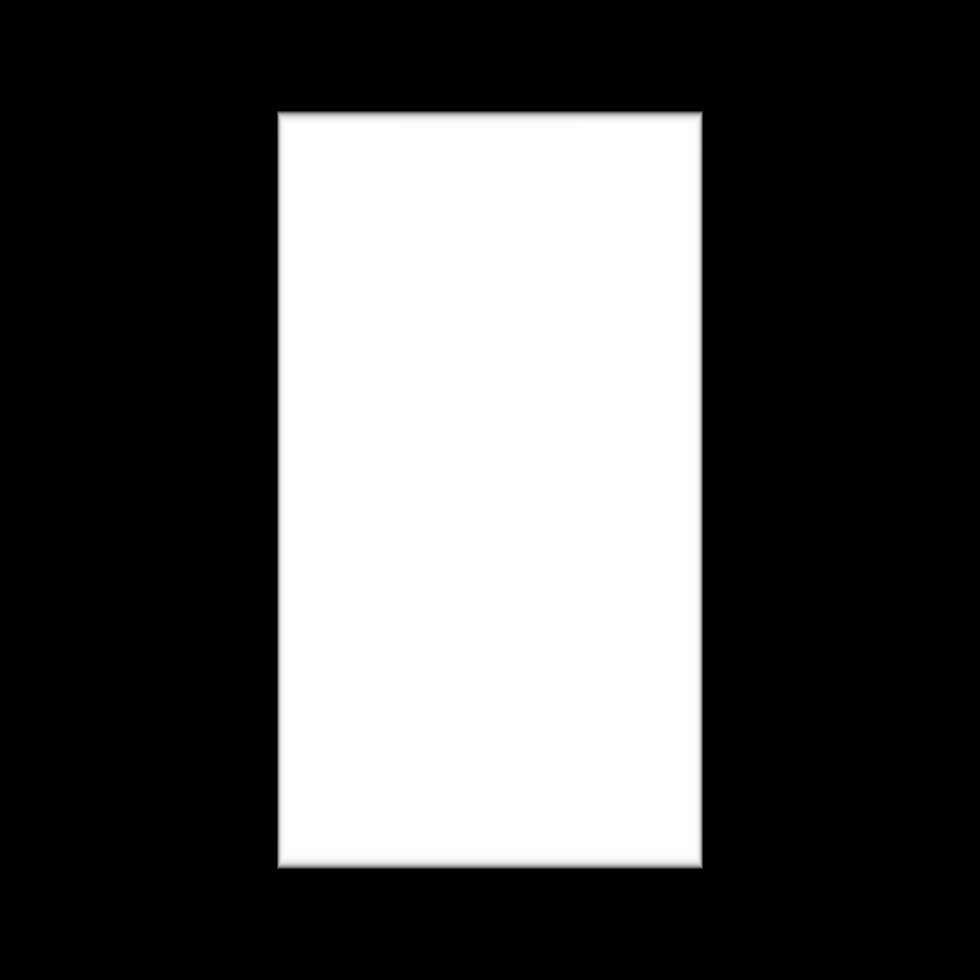
#> input picture renders/ImagingSession1_27keV/glassBlock.png, 980 x 980 px; its folder holds only this picture in this run
$ python image_proccesing.py
#> lines starting #> are read from the running program, lines starting #| are printed output that depends on the picture; long printed decimals are rounded
import numpy as np
import matplotlib.pyplot as plt
import cv2
import os
import imutils

folder = "../renders/ImagingSession1_27keV"

# loop through all images in folder
for image in os.listdir(folder):
    # load image
    img = cv2.imread(folder + "/" + image, 0)
#> img is the input picture: shape (980, 980); min 0, max 254, mean 84.1
    # convert to float and normalize
    img = img.astype(np.float32)
    img /= 255
    # invert image
    img = 1 - img
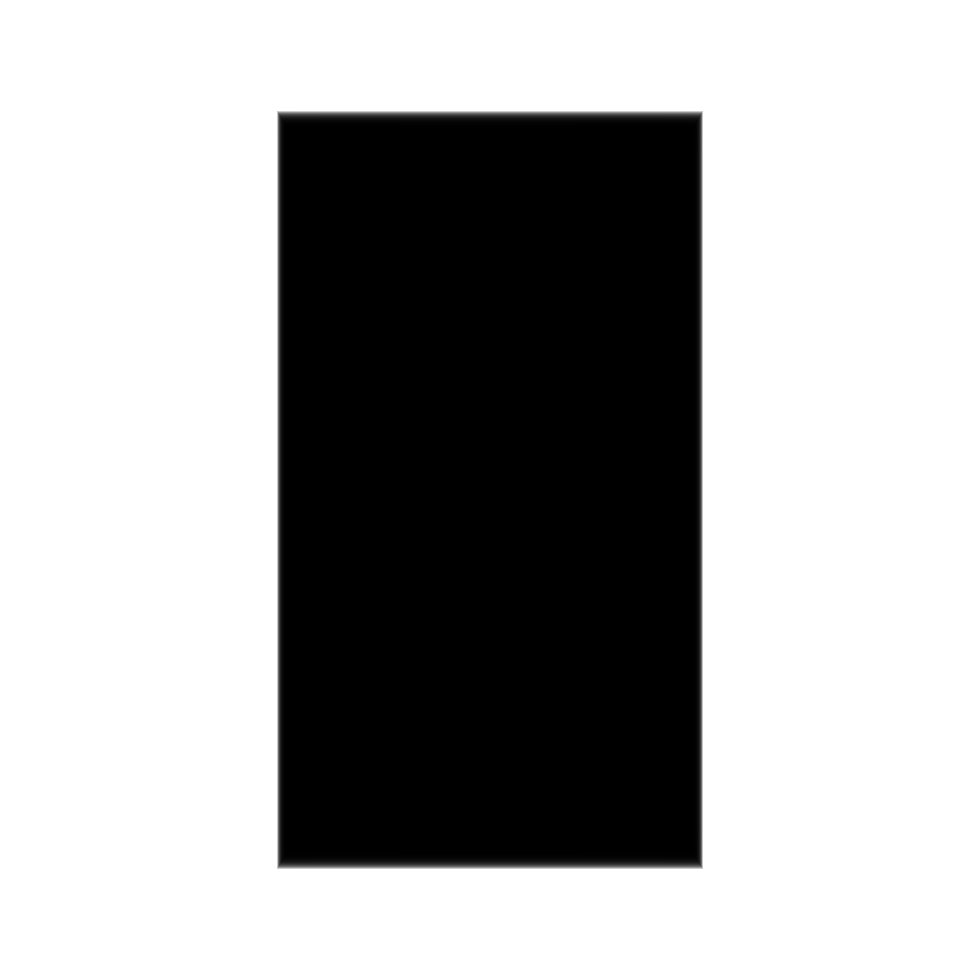
#> img: shape (980, 980) float32; min 0.00392, max 1, mean 0.67
    # convert image to color
    img = cv2.cvtColor(img, cv2.COLOR_GRAY2RGB)
#> img: shape (980, 980, 3) float32
    # get mean pixel value and std dev of square
    square = img[int(img.shape[0]/2 - 50):int(img.shape[0]/2 + 50), int(img.shape[1]/2 - 50):int(img.shape[1]/2 + 50)]
#> square: shape (100, 100, 3) float32; every value is 0.00392
    mean, std = cv2.meanStdDev(square)
#> mean = [0.00392, 0.00392, 0.00392]; std = [0, 0, 0]
    print("Image: " + image + " Mean: " + str(mean[0][0]) + " Std Dev: " + str(std[0][0]))
#| Image: glassBlock.png Mean: 0.003922 Std Dev: 0.0
    # unnormalize image, convert to uint8
    img *= 255
    img = img.astype(np.uint8)
    # draw red square at center of image
    cv2.rectangle(img, (int(img.shape[1] / 2 - 50), int(img.shape[0] / 2 - 50)),
                  (int(img.shape[1] / 2 + 50), int(img.shape[0] / 2 + 50)), (0, 0, 255), 2)
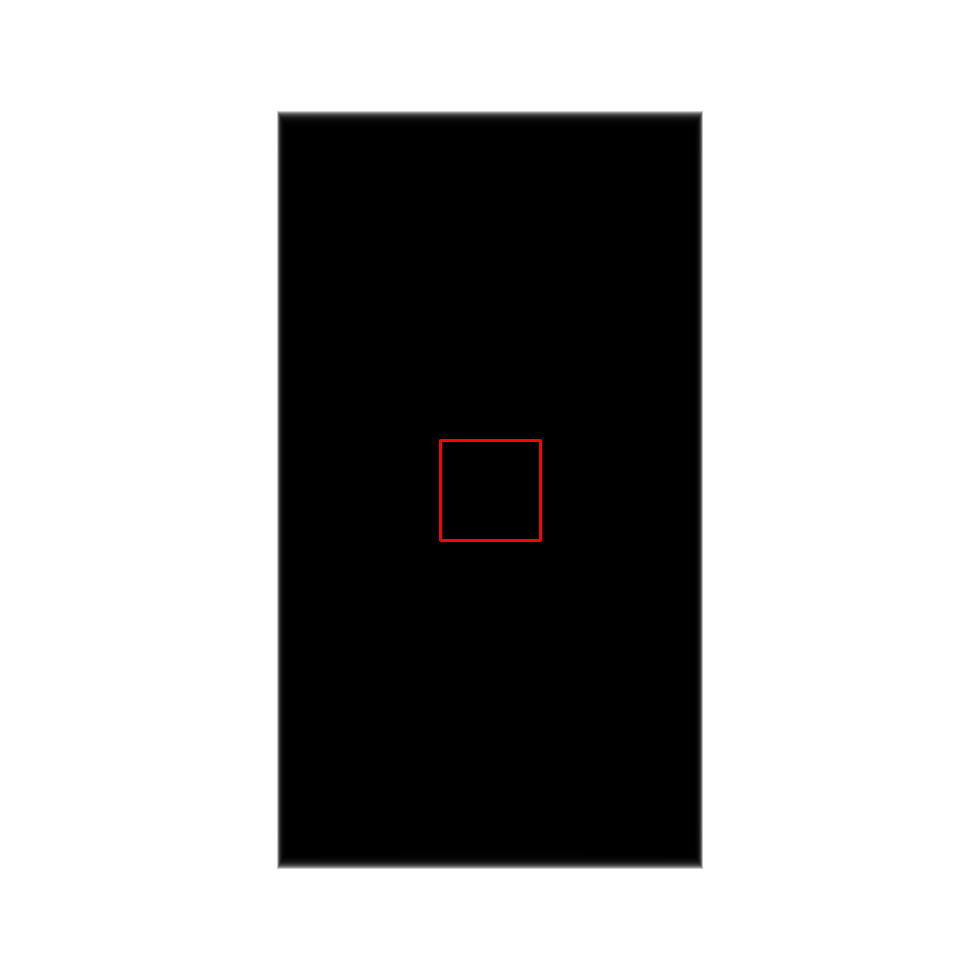
#> img: shape (980, 980, 3); mean B, G, R 170.6, 170.6, 170.9


    cv2.imwrite(folder + "_processed/" + image, img)

$ run again, on renders/ImagingSession1_27keV/plasticContainer.png
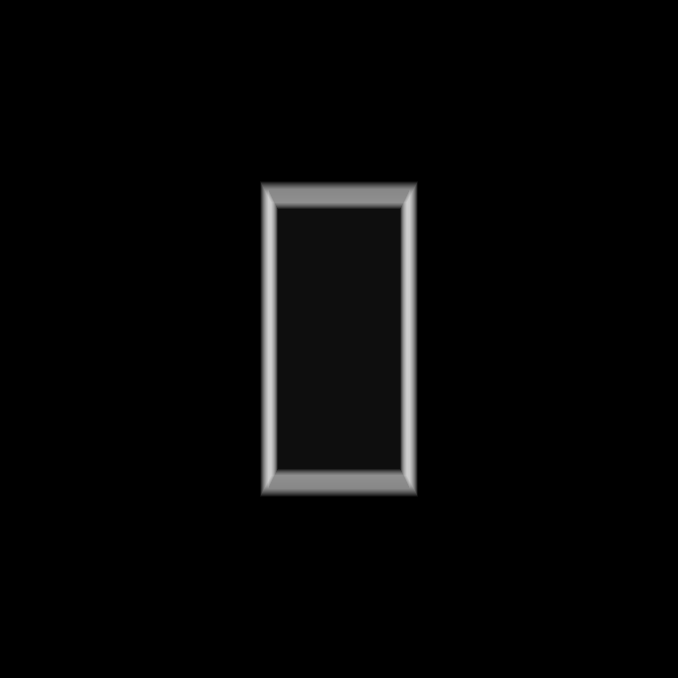
#> input picture renders/ImagingSession1_27keV/plasticContainer.png, 678 x 678 px
#> img is the input picture: shape (678, 678); min 0, max 206, mean 5.9
#> `img = 1 - img`:
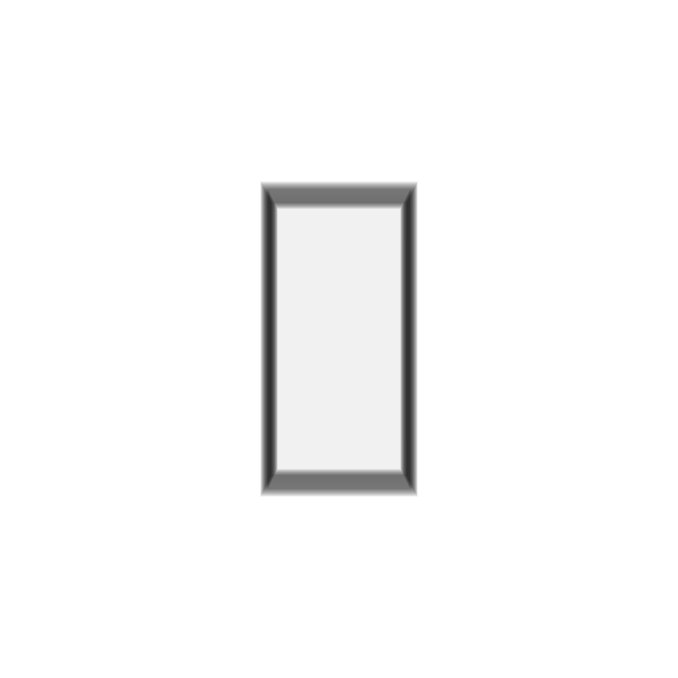
#> img: shape (678, 678) float32; min 0.192, max 1, mean 0.977
#> square: shape (100, 100, 3) float32; every value is 0.945
#> mean = [0.945, 0.945, 0.945]; std = [2.93e-07, 2.93e-07, 2.93e-07]
#| Image: plasticContainer.png Mean: 0.9451 Std Dev: 2.9314034540811183e-07
#> `cv2.rectangle(img, (int(img.shape[1] / 2 - 50), int(img.shape[0] / 2 -..`:
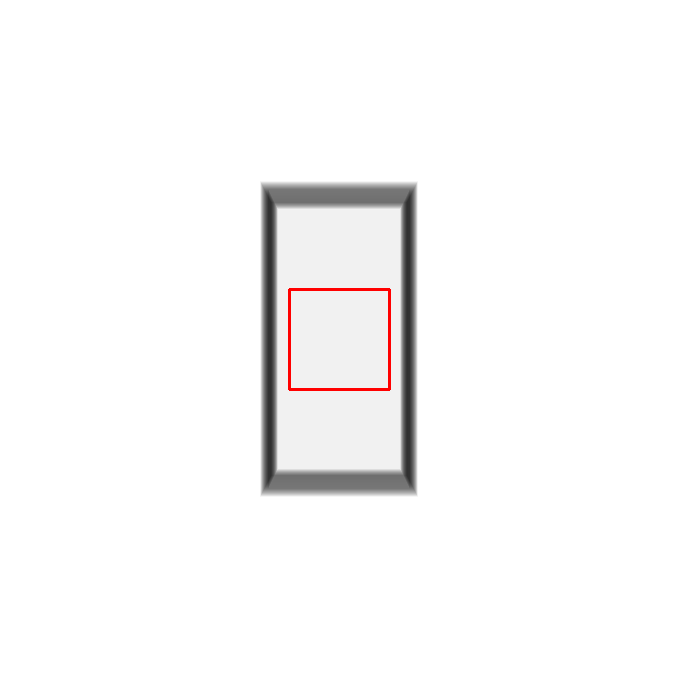
#> img: shape (678, 678, 3); mean B, G, R 248.4, 248.4, 249.1

$ run again, on renders/ImagingSession1_27keV/plasticContainerWithWater.png
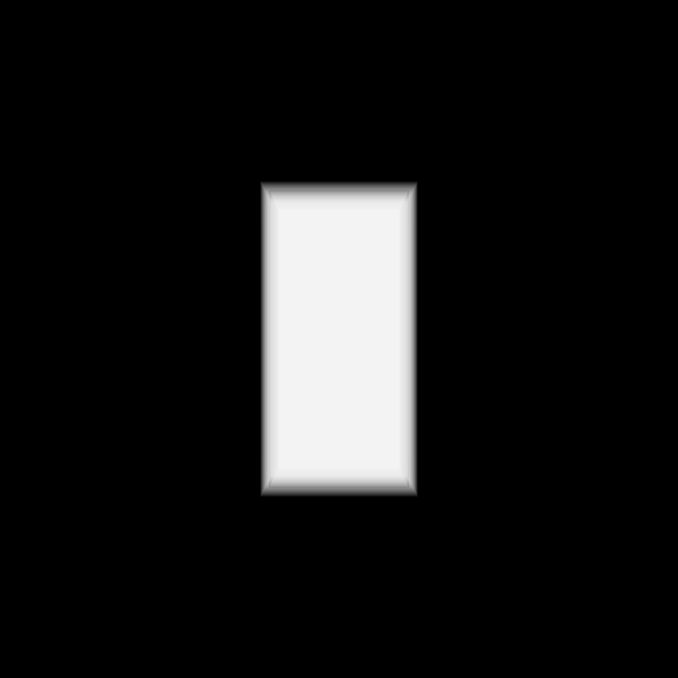
#> input picture renders/ImagingSession1_27keV/plasticContainerWithWater.png, 678 x 678 px
#> img is the input picture: shape (678, 678); min 0, max 243, mean 23.4
#> `img = 1 - img`:
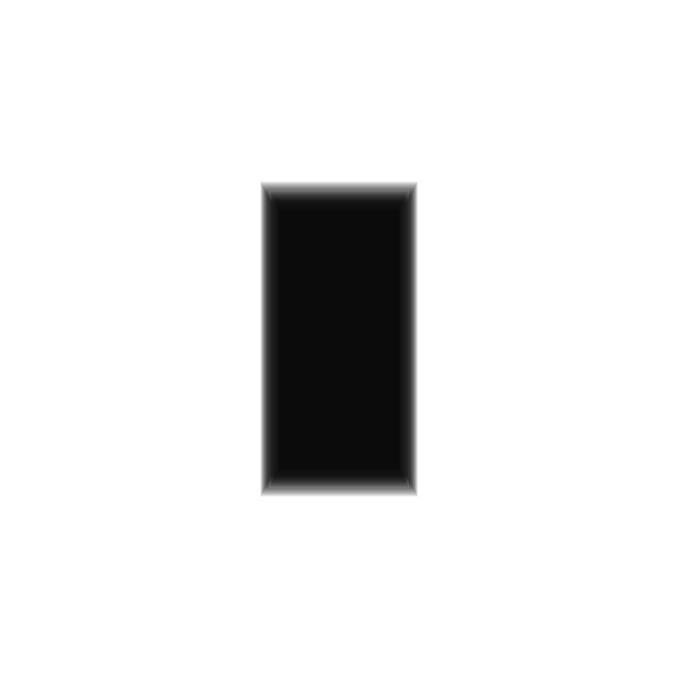
#> img: shape (678, 678) float32; min 0.0471, max 1, mean 0.908
#> square: shape (100, 100, 3) float32; every value is 0.0471
#> mean = [0.0471, 0.0471, 0.0471]; std = [0, 0, 0]
#| Image: plasticContainerWithWater.png Mean: 0.04706 Std Dev: 0.0
#> `cv2.rectangle(img, (int(img.shape[1] / 2 - 50), int(img.shape[0] / 2 -..`:
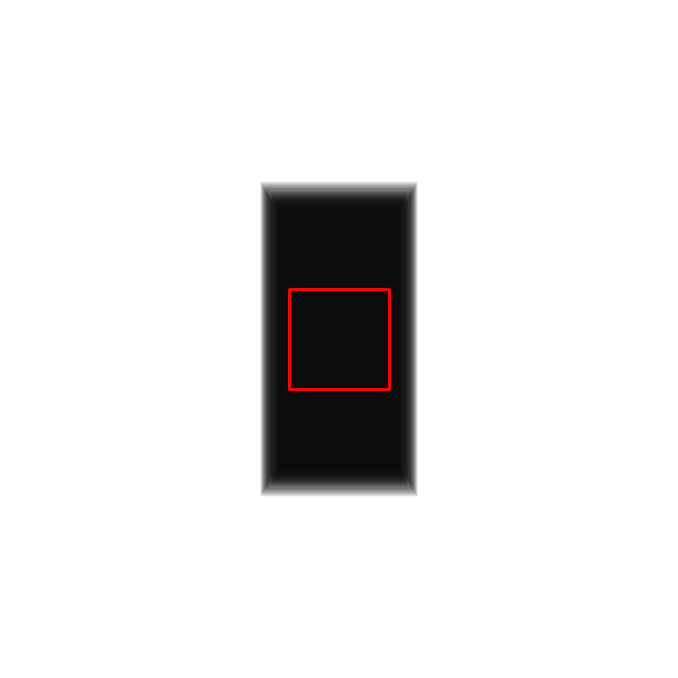
#> img: shape (678, 678, 3); mean B, G, R 231.5, 231.5, 232.1
